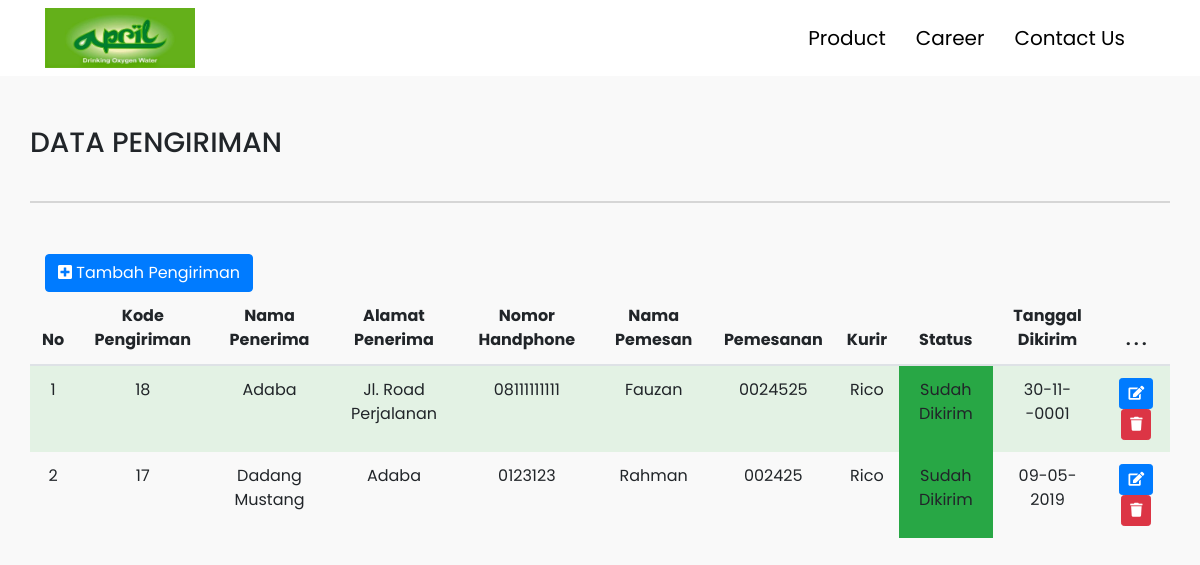
/index.php/distribusi, run on the app's committed database.
### tables this page shows
CREATE TABLE `pengiriman` (
  `kode_pengiriman` int(10) NOT NULL,
  `nama_penerima` varchar(50) NOT NULL,
  `alamat_penerima` text NOT NULL,
  `telepon_penerima` text NOT NULL,
  `nama_pemesan` varchar(25) NOT NULL,
  `pemesanan` varchar(10) NOT NULL,
  `kurir` varchar(25) NOT NULL,
  `status` varchar(20) NOT NULL,
  `tanggal_kirim` date DEFAULT NULL
);

### application/controllers/Distribusi.php (called while the page is built, shortened)
<?php
class Distribusi extends CI_Controller {
  public function __construct(){
    $this->load->helper();
    $this->load->helper('date');
    $this->load->library('form_validation');
    $this->load->model('Model_Pengiriman');
  }
	public function index()
	{
    $data = ['pengiriman' => $this->Model_Pengiriman->get_all()];
    $this->load->view('distribusi/template/header', $data);
		$this->load->view('distribusi/index_distribusi');
    $this->load->view('distribusi/template/footer');
	}
}

### index.php (called while the page is built, shortened)
<?php
require_once BASEPATH.'core/CodeIgniter.php';

### application/models/Model_Pengiriman.php (called while the page is built, shortened)
<?php
	class Model_Pengiriman extends CI_Model
	{
		public function get_all()
	    {
	        $query = $this->db->order_by('kode_pengiriman','DESC')->get('pengiriman');
	        return $query->result_array();
	    }
	}
?>

### application/views/distribusi/index_distribusi.php (the view, shortened to what this page needs)
<div class="container-fluid">
  <div class="container">
    <div class="row">
      <h3>DATA PENGIRIMAN</h3>
      <hr>
      <div class="col-12">
      </div>
      <div class="col-12">
        <a href="<?=base_url('distribusi/add')?>" type="button" class="btn btn-primary"  name="daftar"><i class="fas fa-plus-square"></i> Tambah Pengiriman</a>
      </div>
      <table class="table table-striped table-hover text-center">
        <thead>
          <tr>
            <th>No</th>
            <th>Kode Pengiriman</th>
            <th>Nama Penerima</th>
            <th>Alamat Penerima</th>
            <th>Nomor Handphone</th>
            <th>Nama Pemesan</th>
            <th>Pemesanan</th>
            <th>Kurir</th>
            <th>Status</th>
            <th>Tanggal Dikirim</th>
            <th>. . .</th>
          </tr>
        </thead>
        <tbody>
          <?php $counter = 1; ?>
          <?php foreach ($pengiriman as $data) {
            $date = date('d-m-Y', strtotime($data['tanggal_kirim']));
          ?>
            <tr>
              <td><center><?= $counter;?></td>
              <td><center><?= $data['kode_pengiriman'];?></td>
              <td><center><?= $data['nama_penerima'];?></td>
              <td><center><?= $data['alamat_penerima'];?></td>
              <td><center><?= $data['telepon_penerima'];?></td>
              <td><center><?= $data['nama_pemesan'];?></td>
              <td><center><?= $data['pemesanan'];?></td>
              <td><center><?= $data['kurir'];?></td>
              <td class="<?= ($data['status'] == 'Sudah Dikirim' ? 'bg-success' : 'bg-danger')  ?>"><center><?= $data['status'];?></td>
              <td><center><?= $date ?></td>
              <td style="text-align: center;">
              <a href="<?=base_url('distribusi/edit/').$data['kode_pengiriman']?>" class="btn btn-sm btn-primary"><i class="fas fa-edit"></i></a>
              <a href="" data-target="#delete_<?= $data['kode_pengiriman'] ?>" data-original-title="Remove this data" data-toggle="modal" type="button" class="btn btn-sm btn-danger"><i class="fas fa-trash"></i></a>
              </td>
            </tr>
          <?php $counter++; } ?>
        </tbody>
      </table>
    </div>
  </div>
</div>

### application/views/distribusi/template/header.php (shortened to what this page needs)
<!DOCTYPE html>
<html lang="en" dir="ltr">
  <head>
    <link rel="stylesheet" href="https://maxcdn.bootstrapcdn.com/bootstrap/4.0.0/css/bootstrap.min.css">
    <link rel="stylesheet" href="https://use.fontawesome.com/releases/v5.8.1/css/all.css">
    <link rel="stylesheet" href="<?=base_url('assets/distribusi/style.css')?>">
  </head>
  <body>
    <nav class="navbar navbar-expand-lg navbar-light bg-light sticky-top navbarr">
        <div class="container">
          <div class="navbar-header">
            <img src="<?=base_url('assets/distribusi/logo-april.jpg')?>"style="width:150px; height:60px;">
          </div>
          <div class="collapse navbar-collapse justify-content-end" id="navbarNavAltMarkup">
          <div class="navbar-nav navbartext">
            <li><a href="">Product</a></li>
            <li><a href="">Career</a></li>
            <li><a href="">Contact Us</a></li>
          </div>
        </div>
      </div>
    </nav>

### application/views/distribusi/template/footer.php (shortened to what this page needs)
  </body>
</html>

### assets/distribusi/style.css (style rules this page uses)
.navbar { background-color: #ffffff !important; }
body { font-family: 'Poppins', sans-serif; background-color: #f9f9f9 !important; }
h3 { margin: 50px 0 25px; }
hr { border: 0; clear:both; display:block; width: 100%; background-color: #d6d6d6; height: 2px; margin-bottom: 50px; }
.navbartext li { margin-right: 30px; }
.navbartext li a { font-family: 'Poppins', sans-serif; font-size: 20px; color: black; text-decoration: none; }
.table thead tr th { border-top: none; }
.table tbody tr td { border: none; }
.table-striped > tbody > tr:nth-child(2n+1) > td, .table-striped > tbody > tr:nth-child(2n+1) > th { background-color: #e3f2e4; }

### application/views/distribusi/template/header.php (style rules this page uses)
.navbar { background-color: #ffffff !important; }
body { font-family: 'Poppins', sans-serif; background-color: #f9f9f9 !important; }
h3 { margin: 50px 0 25px; }
hr { border: 0; clear:both; display:block; width: 100%; background-color: #d6d6d6; height: 2px; margin-bottom: 50px; }
.navbartext li { margin-right: 30px; }
.navbartext li a { font-family: 'Poppins', sans-serif; font-size: 20px; color: black; text-decoration: none; }
.table thead tr th { border-top: none; }
.table tbody tr td { border: none; }
.table-striped > tbody > tr:nth-child(2n+1) > td, .table-striped > tbody > tr:nth-child(2n+1) > th { background-color: #e3f2e4; }

### data on the page
pengiriman: kode_pengiriman "18", nama_penerima "Adaba", alamat_penerima "Jl. Road Perjalanan", telepon_penerima "08111111111", nama_pemesan "Fauzan", pemesanan "0024525", kurir "Rico", status "Sudah Dikirim", tanggal_kirim "30-11--0001"
pengiriman: kode_pengiriman "17", nama_penerima "Dadang Mustang", alamat_penerima "Adaba", telepon_penerima "0123123", nama_pemesan "Rahman", pemesanan "002425", kurir "Rico", status "Sudah Dikirim", tanggal_kirim "09-05-2019"
